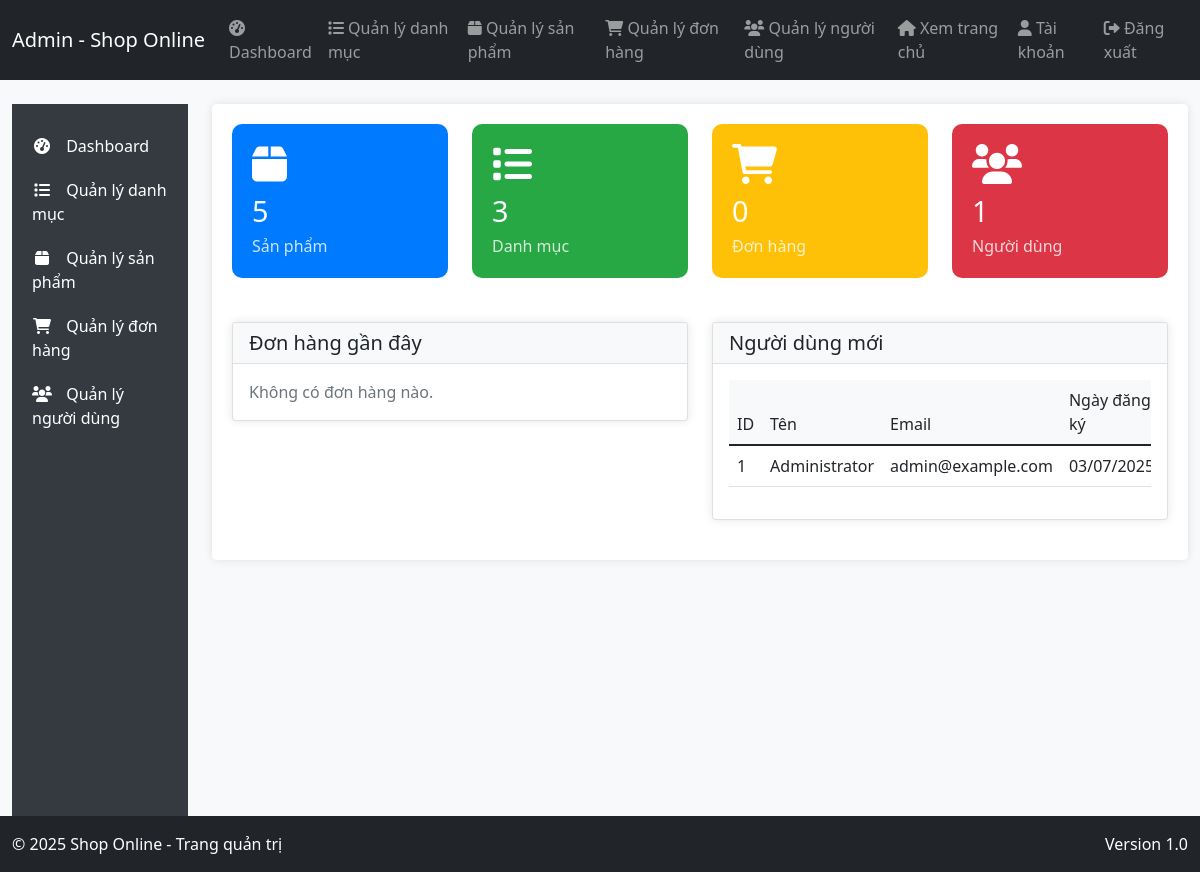
The app's page /admin/dashboard (signed in), older data.
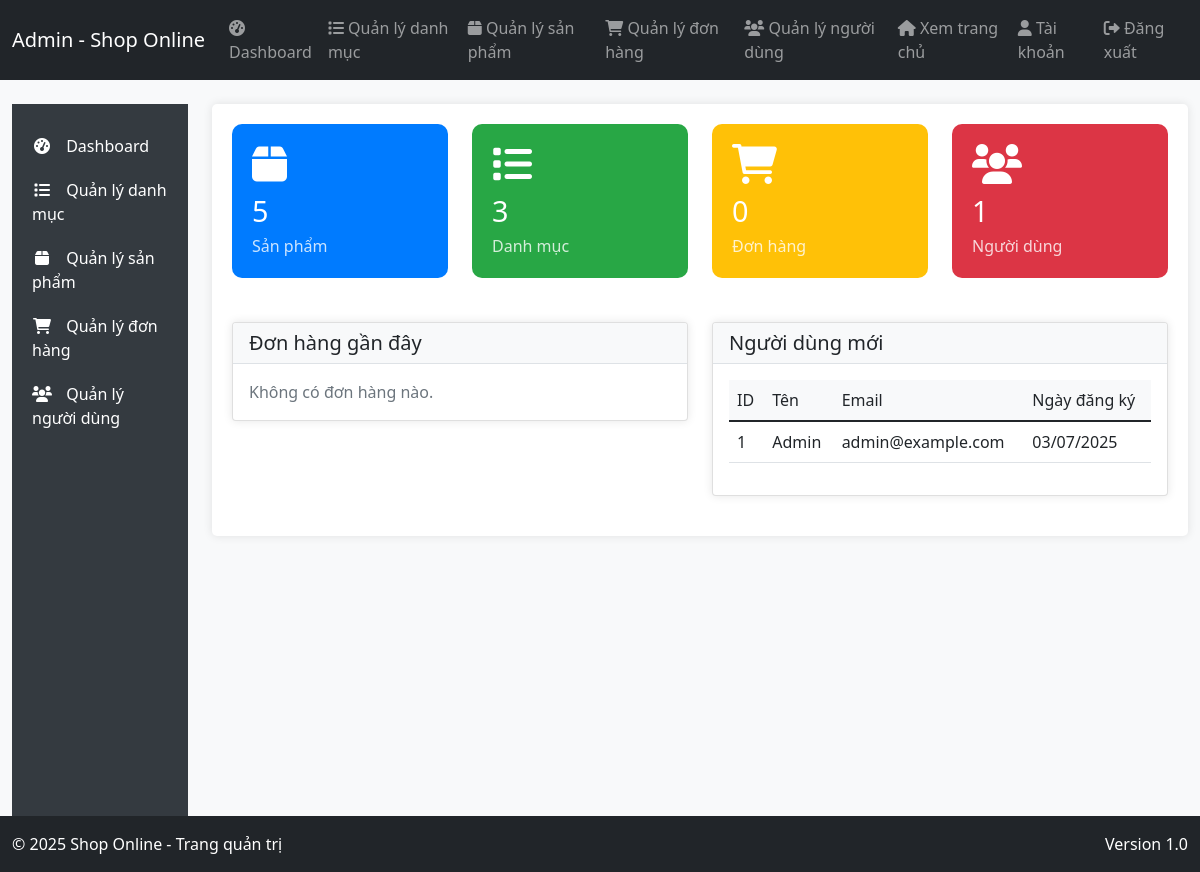
The same page, newer data.
### tables this page shows
CREATE TABLE users (
    id INT AUTO_INCREMENT PRIMARY KEY,
    full_name VARCHAR(100) NOT NULL,
    email VARCHAR(100) NOT NULL UNIQUE,
    password VARCHAR(255) NOT NULL,
    role ENUM('admin', 'user') DEFAULT 'user',
    created_at TIMESTAMP DEFAULT CURRENT_TIMESTAMP,
    updated_at TIMESTAMP DEFAULT CURRENT_TIMESTAMP ON UPDATE CURRENT_TIMESTAMP
);

### app/controllers/AdminController.php (called while the page is built, shortened)
<?php
class AdminController extends Controller {
    public function dashboard() {
        $productModel = $this->model('Product');
        $categoryModel = $this->model('Category');
        $orderModel = $this->model('Order');
        $userModel = $this->model('User');
        $data = [
            'title' => 'Dashboard',
            'total_products' => count($productModel->getAll()),
            'total_categories' => count($categoryModel->getAll()),
            'total_orders' => $orderModel ? count($orderModel->getAll()) : 0,
            'total_users' => count($userModel->getAll()),
            'recent_orders' => $orderModel ? $orderModel->getRecent(5) : [],
            'recent_users' => $userModel->getRecent(5)
        ];
        $this->view('admin/dashboard/index', $data);
    }
}

### app/core/Database.php (called while the page is built, shortened)
<?php
class Database {
    private $host = DB_HOST;
    private $user = DB_USER;
    private $pass = DB_PASS;
    private $dbname = DB_NAME;
    private $dbh;
    public function __construct() {
        $dsn = 'mysql:host=' . $this->host . ';dbname=' . $this->dbname;
        $options = array(
            PDO::ATTR_PERSISTENT => true,
            PDO::ATTR_ERRMODE => PDO::ERRMODE_EXCEPTION,
            PDO::ATTR_DEFAULT_FETCH_MODE => PDO::FETCH_OBJ,
            PDO::ATTR_EMULATE_PREPARES => false
        );
        try {
            $this->dbh = new PDO($dsn, $this->user, $this->pass, $options);
        } catch(PDOException $e) {
            $this->error = $e->getMessage();
            throw new Exception("Database connection failed: " . $this->error);
        }
    }
    public function query($sql, $params = []) {
        try {
            $this->stmt = $this->dbh->prepare($sql);
            if (!empty($params)) {
                foreach ($params as $param => $value) {
                    $type = PDO::PARAM_STR;
                    if (is_int($value)) {
                        $type = PDO::PARAM_INT;
                    } elseif (is_bool($value)) {
                        $type = PDO::PARAM_BOOL;
                    } elseif (is_null($value)) {
                        $type = PDO::PARAM_NULL;
                    }
                    if (is_numeric($param)) {
                        $param++;
                    }
                    $this->stmt->bindValue($param, $value, $type);
                }
            }
            $this->stmt->execute();
            return $this->stmt;
        } catch (PDOException $e) {
            $this->error = $e->getMessage();
            error_log("Database error: " . $this->error);
            return false;
        }
    }
}

### app/models/User.php (called while the page is built, shortened)
<?php
class User extends Model {
    private $table = 'users';
    public function getAll() {
        $sql = "SELECT * FROM {$this->table} ORDER BY created_at DESC";
        $result = $this->db->query($sql);
        return $result ? $result->fetchAll() : [];
    }
    public function getRecent($limit = 5) {
        $sql = "SELECT * FROM {$this->table} ORDER BY created_at DESC LIMIT :limit";
        $result = $this->db->query($sql, ['limit' => $limit]);
        return $result ? $result->fetchAll() : [];
    }
}

### app/core/Model.php (called while the page is built, shortened)
<?php
class Model {
    public function __construct() {
        $this->db = new Database;
    }
}

### app/models/Product.php (called while the page is built, shortened)
<?php
class Product extends Model {
    private $table = 'products';
    public function getAll() {
        $sql = "SELECT p.*, c.name as category_name
                FROM {$this->table} p
                LEFT JOIN categories c ON p.category_id = c.id
                ORDER BY p.created_at DESC";
        $stmt = $this->db->query($sql);
        return $stmt ? $stmt->fetchAll() : [];
    }
}

### app/models/Category.php (called while the page is built, shortened)
<?php
class Category extends Model {
    private $table = 'categories';
    public function getAll() {
        $sql = "SELECT * FROM {$this->table} ORDER BY created_at DESC";
        $stmt = $this->db->query($sql);
        return $stmt ? $stmt->fetchAll() : [];
    }
}

### app/models/Order.php (called while the page is built, shortened)
<?php
class Order extends Model {
    private $table = 'orders';
    public function getAll() {
        return $this->db->query("SELECT * FROM {$this->table} ORDER BY created_at DESC")->fetchAll();
    }
    public function getRecent($limit = 5) {
        return $this->db->query("SELECT o.*, u.full_name as customer_name
            FROM {$this->table} o
            LEFT JOIN users u ON o.user_id = u.id
            ORDER BY o.created_at DESC
            LIMIT ?", [$limit])->fetchAll();
    }
}

### app/views/admin/dashboard/index.php (the view, shortened to what the rows shown need)
<?php require_once BASE_PATH . '/app/views/admin/templates/header.php'; ?>
<div class="row mt-4">
    <div class="col-md-6">
        <div class="card">
            <div class="card-body">
                <?php if (!empty($recent_users)): ?>
                    <div class="table-responsive">
                        <table class="table">
                            <thead>
                                <tr>
                                    <th>ID</th>
                                    <th>Tên</th>
                                    <th>Email</th>
                                    <th>Ngày đăng ký</th>
                                </tr>
                            </thead>
                            <tbody>
                                <?php foreach ($recent_users as $user): ?>
                                    <tr>
                                        <td><?= $user->id ?></td>
                                        <td><?= htmlspecialchars($user->full_name) ?></td>
                                        <td><?= htmlspecialchars($user->email) ?></td>
                                        <td><?= date('d/m/Y', strtotime($user->created_at)) ?></td>
                                    </tr>
                                <?php endforeach; ?>
                            </tbody>
                        </table>
                    </div>
                <?php else: ?>
                    <p class="text-muted mb-0">Không có người dùng mới.</p>
                <?php endif; ?>
            </div>
        </div>
    </div>
</div>
<?php require_once BASE_PATH . '/app/views/admin/templates/footer.php'; ?>

Row changes from the older to the newer data that the page shows:
changed users "admin@example.com": full_name "Administrator" → "Admin"
